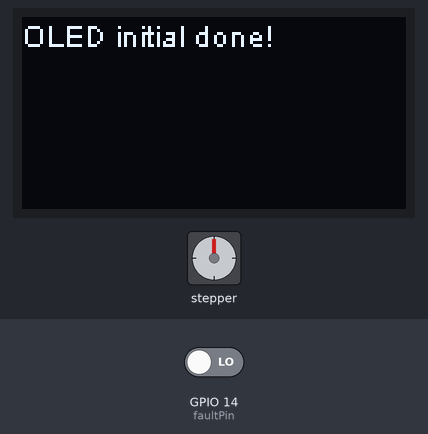
Recording of a sketch running on a simulated ESP32. Shown: stepper motor, 128×64 one-colour display. Wiring (inferred from the names in the program): stepper motor driver (200 steps per turn assumed): step GPIO 23; direction GPIO 3. The inputs (shaded band) are chosen by the test bench; at power-on: GPIO 14 (faultPin) LOW. What the sketch prints to the serial monitor is not drawn.

Above: at 3.5 s.
Timing chart, 0 to 127.6 s (numbered marks = the images above):
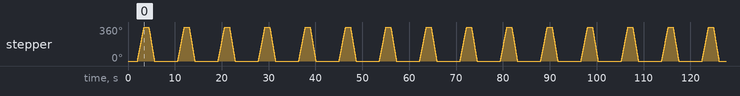

Measured:
- by itself, stepper: turns 360° clockwise in 1.4 s, then 360° counter-clockwise in 1.2 s, repeating every 8.6 s

The sketch:

StepperMotor_DRV88250.ino
```cpp
/*--------------------------------------------------------------------------------------------------------
 * StepperMotor_DRV88250 VibeSoft drives one stepper motor - using a DRV8825 motor driver
 * -------------------------------------------------------------------------------------------------------
 *
 * This code:
 * - Requires the library: TinyMPU6050 (Tools->Manage Library, search and install TinyMPU6050)
 * - It outputs the same values as the library example: ArduinoIDE_All_Gets_Example
 *
 * This is a great start to use the MPU6050 on the ESP32 Development board
 * -------------------------------------------------------------------------------------------------------
*/
#include "heltec.h"

// Define motor pin connections (for DRV8825)
const int dirPin = 3;
const int stepPin = 23;
const int faultPin = 14;

int val = 0;      // variable to store the read value

// Define motor's steps per revolution
const int stepsPerRevolution = 200;

void setup()
{
  Heltec.begin(true /*DisplayEnable Enable*/, false /*LoRa Enable*/, true /*Serial Enable*/);


  // Declare pins as Outputs
  pinMode(stepPin, OUTPUT);
  pinMode(dirPin, OUTPUT);

  pinMode(faultPin, INPUT);

  delay(2000);
}
void loop()
{

  val = digitalRead(faultPin);   // read the input pin

  Serial.print("Fault = ");
  Serial.println(val);

  Serial.println("Set motor direction clockwise");
  // Set motor direction clockwise
  digitalWrite(dirPin, HIGH);


  Serial.println("Spin motor slowly");
  // Spin motor slowly
  for(int x = 0; x < stepsPerRevolution; x++)
  {
    digitalWrite(stepPin, HIGH);
    delayMicroseconds(2000);
    digitalWrite(stepPin, LOW);
    delayMicroseconds(5000);
  }
  delay(1000); // Wait a second

  Serial.println("Set motor direction counterclockwise");
  // Set motor direction counterclockwise
  digitalWrite(dirPin, LOW);

  Serial.println("Spin motor quickly");
  // Spin motor quickly
  for(int x = 0; x < stepsPerRevolution; x++)
  {
    digitalWrite(stepPin, HIGH);
    delayMicroseconds(1000);
    digitalWrite(stepPin, LOW);
    delayMicroseconds(5000);
  }

  Serial.println("S Wait 5 seconds");
  delay(5000); // Wait a second
}
```
